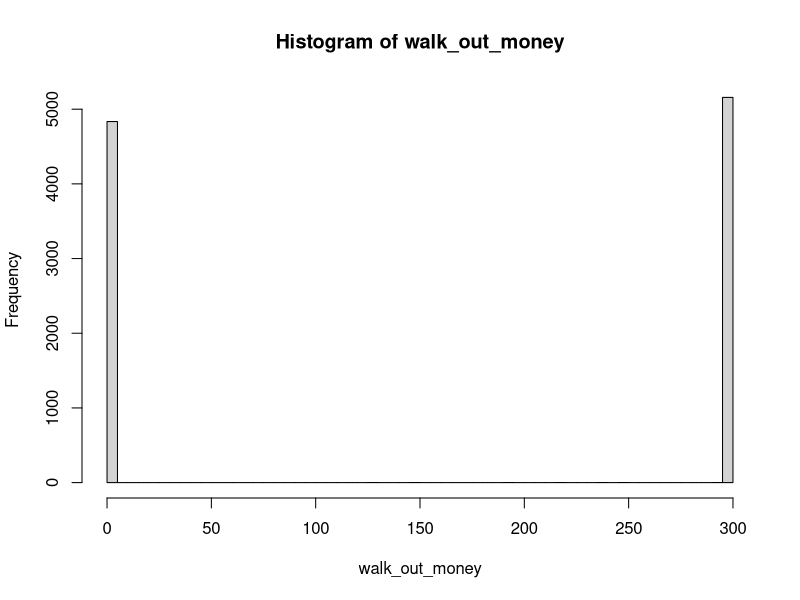

R code for this plot: (Note: a time limit stopped this script after it produced the figure.)
## ---- chunk 1
knitr::opts_chunk$set(echo = TRUE)
require('dplyr')
require('magrittr')
## ---- chunk 2
#' A single play of the Martingale strategy
#'
#' Takes a state list, spins the roulette wheel, returns the state list with updated values (for example, budget, plays, etc)
#' @param state A list with the following entries: 
#'   B              number, the budget
#'   W              number, the budget threshold for successfully stoping
#'   L              number, the maximum number of plays 
#'   M              number, the casino wager limit
#'   plays          integer, the number of plays executed
#'   previous_wager number, the wager in the previous play (0 at first play)
#'   previous_win   TRUE/FALSE, indicator if the previous play was a win (TRUE at first play)
#' @return The updated state list
one_play <- function(state){
  
    # Wager
    proposed_wager <- ifelse(state$previous_win, 1, 2*state$previous_wager)
    wager <- min(proposed_wager, state$M, state$B)
    
    # Spin of the wheel
    red <- rbinom(1,1,18/38)
    
    # Update state
    state$plays <- state$plays + 1
    state$previous_wager <- wager
    if(red){
      # WIN
      state$B <- state$B + wager
      state$previous_win <- TRUE
    }else{
      # LOSE
      state$B <- state$B - wager
      state$previous_win <- FALSE
    }
  state
}


#' Stopping rule
#'
#' Takes the state list and determines if the gambler has to stop
#' @param state A list.  See one_play
#' @return TRUE/FALSE
stop_play <- function(state){
  if(state$B <= 0) return(TRUE)
  if(state$plays >= state$L) return(TRUE)
  if(state$B >= state$W) return(TRUE)
  FALSE
}


#' Play roulette to either bankruptcy, success, or play limits
#'
#' @param B number, the starting budget
#' @param W number, the budget threshold for successfully stoping
#' @param L number, the maximum number of plays 
#' @param M number, the casino wager limit
#' @return A vector of budget values calculated after each play.
one_series <- function(
    B
  , W
  , L
  , M
){

  # initial state
  state <- list(
    B = B
  , W = W
  , L = L
  , M = M
  , plays = 0
  , previous_wager = 0
  , previous_win = TRUE
  )
  
  # vector to store budget over series of plays
  budget <- rep(NA, L)
  
  # For loop of plays
  for(i in 1:L){
    new_state <- state %>% one_play
    budget[i] <- new_state$B
    if(new_state %>% stop_play){
      return(budget[1:i])
    }
    state <- new_state
  }
  budget    
}

# helper function
get_last <- function(x) x[length(x)] 


# Simulation
walk_out_money <- rep(NA, 10000)
for(j in seq_along(walk_out_money)){
  walk_out_money[j] <- one_series(B = 200, W = 300, L = 1000, M = 100) %>% get_last
}
## ---- chunk 3
# Walk out money distribution
hist(walk_out_money, breaks = 100)

## ---- chunk 4
# Estimated probability of walking out with extra cash
mean(walk_out_money > 200)

# Estimated earnings
mean(walk_out_money - 200)
## ---- chunk 5
walk_out_money <- rep(NA, 10000)
for(j in seq_along(walk_out_money)){
  walk_out_money[j] <- one_series(B = 200, W = 500, L = 1000, M = 300) %>% get_last
}

# Walk out money distribution
hist(walk_out_money, breaks = 100)

# Estimated probability of walking out with extra cash
mean(walk_out_money > 200)

# Estimated earnings
mean(walk_out_money - 200)
## ---- chunk 6
walk_out_money <- rep(NA, 10000)
for(j in seq_along(walk_out_money)){
  walk_out_money[j] <- one_series(B = 200, W = 700, L = 1000, M = 500) %>% get_last
}

# Walk out money distribution
hist(walk_out_money, breaks = 100)

# Estimated probability of walking out with extra cash
mean(walk_out_money > 200)

# Estimated earnings
mean(walk_out_money - 200)
## ---- chunk 7
walk_out_money <- rep(NA, 10000)
for(j in seq_along(walk_out_money)){
  walk_out_money[j] <- one_series(B = 200, W = 250, L = 1000, M = 50) %>% get_last
}

# Walk out money distribution
hist(walk_out_money, breaks = 100)

# Estimated probability of walking out with extra cash
mean(walk_out_money > 200)

# Estimated earnings
mean(walk_out_money - 200)
## ---- chunk 8
walk_out_money <- rep(NA, 10000)
for(j in seq_along(walk_out_money)){
  walk_out_money[j] <- one_series(B = 400, W = 500, L = 1000, M = 100) %>% get_last
}

# Walk out money distribution
hist(walk_out_money, breaks = 100)

# Estimated probability of walking out with extra cash
mean(walk_out_money > 400)

# Estimated earnings
mean(walk_out_money - 400)
## ---- chunk 9
walk_out_money <- rep(NA, 10000)
for(j in seq_along(walk_out_money)){
  walk_out_money[j] <- one_series(B = 200, W = 250, L = 1000, M = 100) %>% get_last
}

# Walk out money distribution
hist(walk_out_money, breaks = 100)

# Estimated probability of walking out with extra cash
mean(walk_out_money > 200)

# Estimated earnings
mean(walk_out_money - 200)
## ---- chunk 10
one_play <- function(state){
  
    # Wager
    proposed_wager <- ifelse(state$previous_win, 1, 2*state$previous_wager)
    wager <- min(proposed_wager, state$M, state$B)
    
    # Spin of the wheel
    red <- rbinom(1,1,18/38)
    
    # Update state
    state$plays <- state$plays + 1
    
    state$previous_wager <- wager
    if(red){
      # WIN
      state$B <- state$B + wager
      state$previous_win <- TRUE
    }else{
      # LOSE
      state$B <- state$B - wager
      state$previous_win <- FALSE
    }
  state
}


#' Stopping rule
#'
#' Takes the state list and determines if the gambler has to stop
#' @param state A list.  See one_play
#' @return TRUE/FALSE
stop_play <- function(state){
  if(state$B <= 0) return(TRUE)
  if(state$plays >= state$L) return(TRUE)
  if(state$B >= state$W) return(TRUE)
  FALSE
}

one_series <- function(
    B
  , W
  , L
  , M
){

  # initial state
  state <- list(
    B = B
  , W = W
  , L = L
  , M = M
  , plays = 0
  , previous_wager = 0
  , previous_win = TRUE
  , count = 0
  )
  
  # vector to store budget over series of plays
  budget <- rep(NA, L)
  play_number <- rep(NA, L)
  
  # For loop of plays
  for(i in 1:L){
    new_state <- state %>% one_play
    budget[i] <- new_state$B
    play_number[i] <- new_state$plays
    if(new_state %>% stop_play){
      return(play_number[1:i])
    }
    state <- new_state
  }
  play_number 
}

# helper function
get_last <- function(x) x[length(x)] 


# Simulation
times_run_out_money <- rep(NA, 10000)
for(j in seq_along(times_run_out_money)){
  times_run_out_money[j] <- one_series(B = 200, W = 300, L = 1000, M = 100) %>% get_last
}

# Walk out money distribution
hist(times_run_out_money, breaks = 100)
## ---- chunk 11
# Estimated probability of the times of running out money
mean(times_run_out_money)
